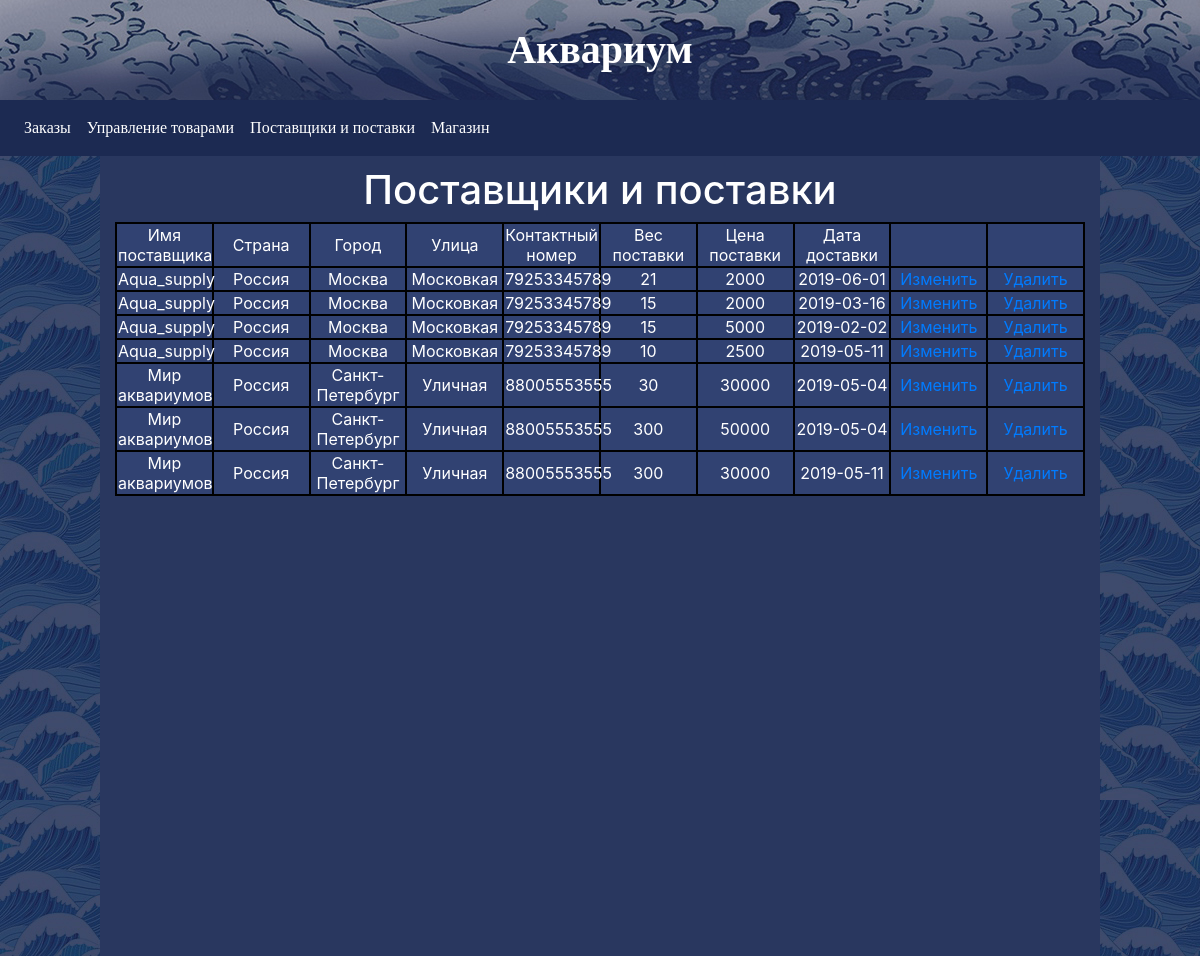
Before: /supplyer.php with the older database file.
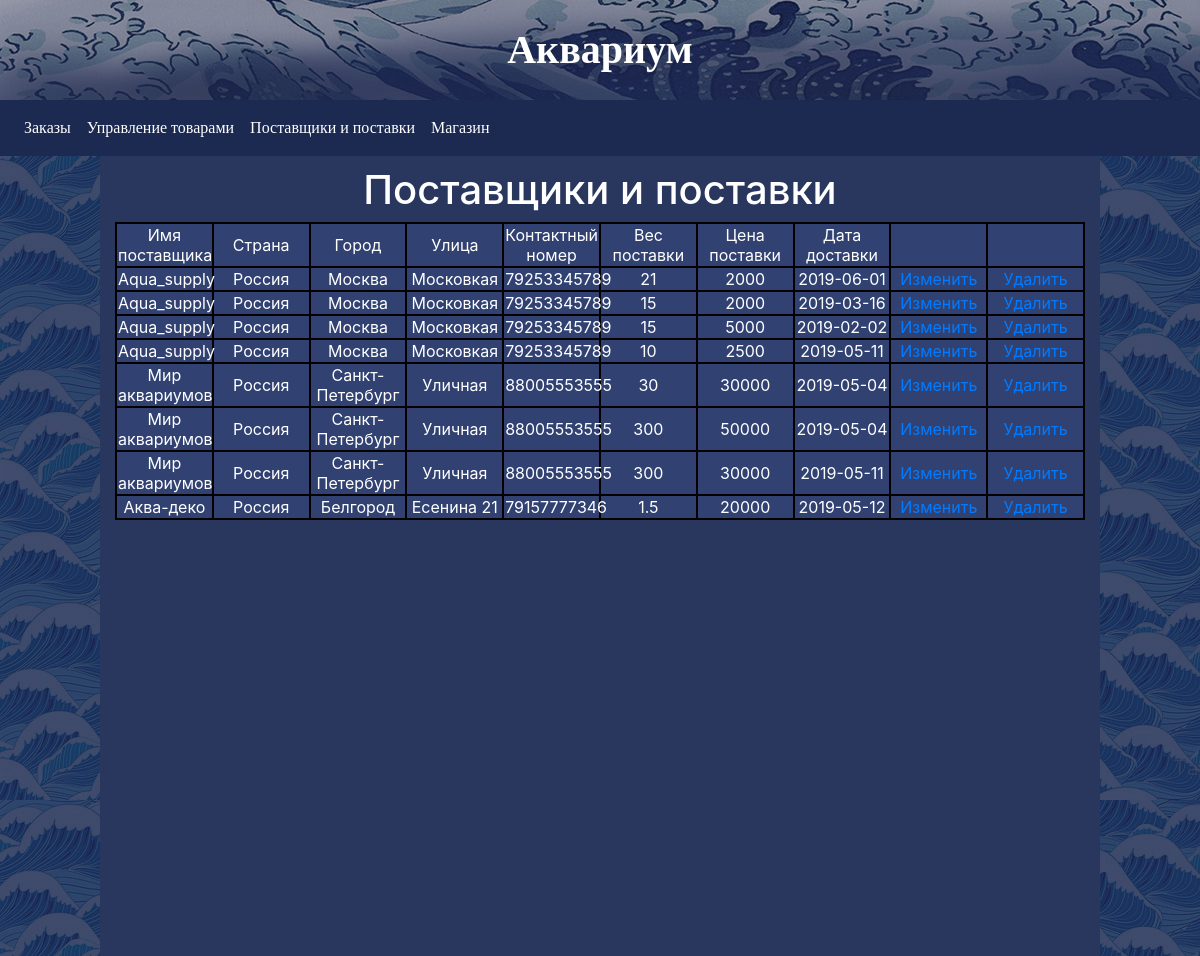
After: the same page with the newer database file.
### tables this page shows
CREATE TABLE `supplyer` (
  `Supplyer_ID` int(11) NOT NULL,
  `Supplyer_name` varchar(20) NOT NULL,
  `Country` varchar(20) NOT NULL,
  `City` varchar(20) NOT NULL,
  `Street` varchar(20) NOT NULL,
  `Phone_number` varchar(20) NOT NULL
);

CREATE TABLE `waybill` (
  `Waybill_ID` int(11) NOT NULL,
  `Supplyer_ID` int(11) NOT NULL,
  `Weight` double NOT NULL,
  `Price` double NOT NULL,
  `Delivery_date` date NOT NULL
);

### supplyer.php (the view, shortened to what this page needs)
<html lang="ru">
<head>
    <link rel="stylesheet" href="styles/style.css">
    <link rel="stylesheet" href="https://stackpath.bootstrapcdn.com/bootstrap/4.1.1/css/bootstrap.min.css"
integrity="sha384-WskhaSGFgHYWDcbwN70/dfYBj47jz9qbsMId/iRN3ewGhXQFZCSftd1LZCfmhktB">
</head>
<body>
    <header><a href="index.html" class="brand"">Аквариум</a></header>
    <nav class="navbar navbar-expand-lg">
        <div class="collapse navbar-collapse" id="navbar_gallery">
          <ul class="navbar-nav" id="navbar_line">
            <li class="nav-item">
              <a class="nav-link" href="admin.php">Заказы</a>
            </li>
            <li class="nav-item">
              <a class="nav-link" href="products.php">Управление товарами</a>
            </li>
            <li class="nav-item">
              <a class="nav-link" href="supplyer.php">Поставщики и поставки</a>
            </li>
            <li class="nav-item">
              <a class="nav-link" href="index.php">Магазин</a>
            </li>
          </ul>
        </div>
      </nav>
       <div class="container-fluid">
            <div class="row" id="row">
              <div class="col-md-1 underwear">
                  </div>
                     <div class="col-md-10 wear main_content">
                         <div id="base_out">
                        <h1>Поставщики и поставки</h1>
                       <?php
                       include "pdo.php";
                       $stmt=$pdo->query("SELECT * FROM supplyer");
                       echo "<table> <tr><td>Имя поставщика</td><td>Страна</td><td>Город</td><td>Улица</td><td>Контактный номер</td><td>Вес поставки</td><td>Цена поставки</td><td>Дата доставки</td><td></td><td></td></tr>";
                       foreach($stmt as $query){
                        echo"<tr>
                        <td>".$query["Supplyer_name"]."</td>
                        <td>".$query["Country"]."</td>
                        <td>".$query["City"]."</td>
                        <td>".$query["Street"]."</td>
                        <td>".$query["Phone_number"]."</td>";
                        $query=$pdo->query("SELECT * FROM waybill where Supplyer_ID=".$query["Supplyer_ID"]."");
                        foreach($query as $q){
                            echo "
                            <td>".$q["Weight"]."</td>
                            <td>".$q["Price"]."</td>
                            <td>".$q["Delivery_date"]."</td>
                            ";
                        }
                        echo "<td><a href='#' onclick='change_supplyer(this.id)' id='".$q["Supplyer_ID"]."'>Изменить</a></td>
                        <td><a href='#' onclick='delete_supplyer(this.id)' id='".$q["Supplyer_ID"]."'>Удалить</a></td>
                        </tr>";
                        }
                       echo "</table>";
                       ?>
                       </div>
                       </div>
                         <div class="col-md-1 underwear">
                            </div>
                          </div>
                      </div>
  </body>
</html>

Changed rows visible on the page:
added supplyer: Supplyer_name "Аква-деко", Country "Россия", City "Белгород", Street "Есенина 21", Phone_number "79157777346"
added waybill: Weight "1.5", Price "20000", Delivery_date "2019-05-12", shown under "Аква-деко"
